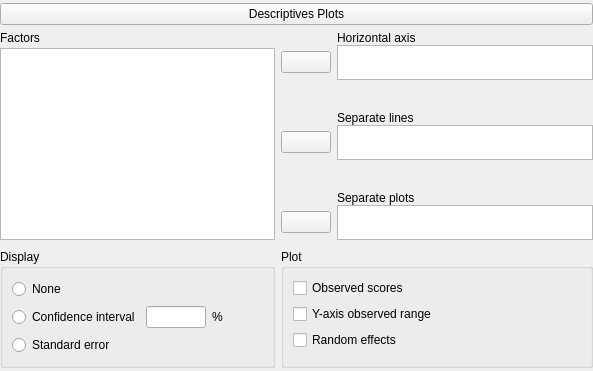
    <widget class="QWidget" name="containerDescriptivePlots" native="true">
     <layout class="QGridLayout" name="gridLayout_24">
      <property name="leftMargin">
       <number>0</number>
      </property>
      <property name="topMargin">
       <number>3</number>
      </property>
      <property name="rightMargin">
       <number>0</number>
      </property>
      <property name="bottomMargin">
       <number>3</number>
      </property>
      <item row="1" column="0">
       <widget class="QWidget" name="containerDescriptivesPlot" native="true">
        <layout class="QGridLayout" name="gridLayout_23">
         <property name="leftMargin">
          <number>0</number>
         </property>
         <property name="topMargin">
          <number>0</number>
         </property>
         <property name="rightMargin">
          <number>0</number>
         </property>
         <property name="bottomMargin">
          <number>0</number>
         </property>
         <item row="1" column="0">
          <widget class="BoundGroupBox" name="plotDisplay">
           <property name="title">
            <string>Display</string>
           </property>
           <property name="flat">
            <bool>true</bool>
           </property>
           <layout class="QGridLayout" name="gridLayout_21">
            <item row="0" column="3" rowspan="3">
             <spacer name="horizontalSpacer_4">
              <property name="orientation">
               <enum>Qt::Horizontal</enum>
              </property>
              <property name="sizeHint" stdset="0">
               <size>
                <width>40</width>
                <height>20</height>
               </size>
              </property>
             </spacer>
            </item>
            <item row="0" column="0">
             <widget class="QRadioButton" name="_1">
              <property name="sizePolicy">
               <sizepolicy hsizetype="Fixed" vsizetype="Fixed">
                <horstretch>0</horstretch>
                <verstretch>0</verstretch>
               </sizepolicy>
              </property>
              <property name="text">
               <string>None</string>
              </property>
             </widget>
            </item>
            <item row="1" column="1">
             <widget class="BoundTextBox" name="displayPlotInterval">
              <property name="enabled">
               <bool>true</bool>
              </property>
              <property name="minimumSize">
               <size>
                <width>60</width>
                <height>0</height>
               </size>
              </property>
              <property name="maximumSize">
               <size>
                <width>60</width>
                <height>16777215</height>
               </size>
              </property>
             </widget>
            </item>
            <item row="1" column="0">
             <widget class="QRadioButton" name="_2">
              <property name="sizePolicy">
               <sizepolicy hsizetype="Fixed" vsizetype="Fixed">
                <horstretch>0</horstretch>
                <verstretch>0</verstretch>
               </sizepolicy>
              </property>
              <property name="text">
               <string>Confidence interval</string>
              </property>
             </widget>
            </item>
            <item row="2" column="0">
             <widget class="QRadioButton" name="_3">
              <property name="sizePolicy">
               <sizepolicy hsizetype="Fixed" vsizetype="Fixed">
                <horstretch>0</horstretch>
                <verstretch>0</verstretch>
               </sizepolicy>
              </property>
              <property name="text">
               <string>Standard error</string>
              </property>
             </widget>
            </item>
            <item row="1" column="2">
             <widget class="QLabel" name="label_11">
              <property name="sizePolicy">
               <sizepolicy hsizetype="Fixed" vsizetype="Fixed">
                <horstretch>0</horstretch>
                <verstretch>0</verstretch>
               </sizepolicy>
              </property>
              <property name="text">
               <string>%</string>
              </property>
             </widget>
            </item>
           </layout>
          </widget>
         </item>
         <item row="0" column="1">
          <widget class="QWidget" name="widget_15" native="true">
           <layout class="QVBoxLayout" name="verticalLayout_6">
            <property name="leftMargin">
             <number>0</number>
            </property>
            <property name="topMargin">
             <number>0</number>
            </property>
            <property name="rightMargin">
             <number>0</number>
            </property>
            <property name="bottomMargin">
             <number>3</number>
            </property>
            <item>
             <widget class="QWidget" name="widget_19" native="true">
              <property name="sizePolicy">
               <sizepolicy hsizetype="Preferred" vsizetype="Preferred">
                <horstretch>0</horstretch>
                <verstretch>0</verstretch>
               </sizepolicy>
              </property>
              <layout class="QGridLayout" name="gridLayout_14">
               <property name="leftMargin">
                <number>0</number>
               </property>
               <property name="topMargin">
                <number>0</number>
               </property>
               <property name="rightMargin">
                <number>0</number>
               </property>
               <property name="bottomMargin">
                <number>0</number>
               </property>
               <property name="verticalSpacing">
                <number>0</number>
               </property>
               <item row="2" column="0">
                <widget class="AssignButton" name="buttonAssignHorizontalAxis">
                 <property name="sizePolicy">
                  <sizepolicy hsizetype="Fixed" vsizetype="Fixed">
                   <horstretch>0</horstretch>
                   <verstretch>0</verstretch>
                  </sizepolicy>
                 </property>
                 <property name="minimumSize">
                  <size>
                   <width>50</width>
                   <height>0</height>
                  </size>
                 </property>
                 <property name="maximumSize">
                  <size>
                   <width>50</width>
                   <height>16777215</height>
                  </size>
                 </property>
                 <property name="text">
                  <string/>
                 </property>
                </widget>
               </item>
               <item row="0" column="1">
                <widget class="QLabel" name="label_8">
                 <property name="sizePolicy">
                  <sizepolicy hsizetype="Fixed" vsizetype="Fixed">
                   <horstretch>0</horstretch>
                   <verstretch>0</verstretch>
                  </sizepolicy>
                 </property>
                 <property name="text">
                  <string>Horizontal axis</string>
                 </property>
                </widget>
               </item>
               <item row="2" column="1">
                <widget class="BoundListView" name="plotHorizontalAxis">
                 <property name="sizePolicy">
                  <sizepolicy hsizetype="Expanding" vsizetype="Fixed">
                   <horstretch>0</horstretch>
                   <verstretch>0</verstretch>
                  </sizepolicy>
                 </property>
                 <property name="maximumSize">
                  <size>
                   <width>16777215</width>
                   <height>35</height>
                  </size>
                 </property>
                </widget>
               </item>
              </layout>
             </widget>
            </item>
            <item>
             <spacer name="verticalSpacer_2">
              <property name="orientation">
               <enum>Qt::Vertical</enum>
              </property>
              <property name="sizeType">
               <enum>QSizePolicy::Expanding</enum>
              </property>
              <property name="sizeHint" stdset="0">
               <size>
                <width>20</width>
                <height>0</height>
               </size>
              </property>
             </spacer>
            </item>
            <item>
             <widget class="QWidget" name="widget_20" native="true">
              <property name="sizePolicy">
               <sizepolicy hsizetype="Preferred" vsizetype="Preferred">
                <horstretch>0</horstretch>
                <verstretch>0</verstretch>
               </sizepolicy>
              </property>
              <layout class="QGridLayout" name="gridLayout_15">
               <property name="leftMargin">
                <number>0</number>
               </property>
               <property name="topMargin">
                <number>0</number>
               </property>
               <property name="rightMargin">
                <number>0</number>
               </property>
               <property name="bottomMargin">
                <number>0</number>
               </property>
               <property name="verticalSpacing">
                <number>0</number>
               </property>
               <item row="1" column="1">
                <widget class="BoundListView" name="plotSeparateLines">
                 <property name="sizePolicy">
                  <sizepolicy hsizetype="Expanding" vsizetype="Fixed">
                   <horstretch>0</horstretch>
                   <verstretch>0</verstretch>
                  </sizepolicy>
                 </property>
                 <property name="maximumSize">
                  <size>
                   <width>16777215</width>
                   <height>35</height>
                  </size>
                 </property>
                </widget>
               </item>
               <item row="1" column="0">
                <widget class="AssignButton" name="buttonAssignSeperateLines">
                 <property name="sizePolicy">
                  <sizepolicy hsizetype="Fixed" vsizetype="Fixed">
                   <horstretch>0</horstretch>
                   <verstretch>0</verstretch>
                  </sizepolicy>
                 </property>
                 <property name="minimumSize">
                  <size>
                   <width>50</width>
                   <height>0</height>
                  </size>
                 </property>
                 <property name="maximumSize">
                  <size>
                   <width>50</width>
                   <height>16777215</height>
                  </size>
                 </property>
                 <property name="text">
                  <string/>
                 </property>
                </widget>
               </item>
               <item row="0" column="1">
                <widget class="QLabel" name="label_10">
                 <property name="sizePolicy">
                  <sizepolicy hsizetype="Fixed" vsizetype="Fixed">
                   <horstretch>0</horstretch>
                   <verstretch>0</verstretch>
                  </sizepolicy>
                 </property>
                 <property name="text">
                  <string>Separate lines</string>
                 </property>
                </widget>
               </item>
              </layout>
             </widget>
            </item>
            <item>
             <spacer name="verticalSpacer_4">
              <property name="orientation">
               <enum>Qt::Vertical</enum>
              </property>
              <property name="sizeType">
               <enum>QSizePolicy::Expanding</enum>
              </property>
              <property name="sizeHint" stdset="0">
               <size>
                <width>20</width>
                <height>0</height>
               </size>
              </property>
             </spacer>
            </item>
            <item>
             <widget class="QWidget" name="widget_22" native="true">
              <property name="sizePolicy">
               <sizepolicy hsizetype="Preferred" vsizetype="Preferred">
                <horstretch>0</horstretch>
                <verstretch>0</verstretch>
               </sizepolicy>
              </property>
              <layout class="QGridLayout" name="gridLayout_18">
               <property name="leftMargin">
                <number>0</number>
               </property>
               <property name="topMargin">
                <number>0</number>
               </property>
               <property name="rightMargin">
                <number>0</number>
               </property>
               <property name="bottomMargin">
                <number>0</number>
               </property>
               <property name="verticalSpacing">
                <number>0</number>
               </property>
               <item row="1" column="1">
                <widget class="BoundListView" name="plotSeparatePlots">
                 <property name="sizePolicy">
                  <sizepolicy hsizetype="Expanding" vsizetype="Fixed">
                   <horstretch>0</horstretch>
                   <verstretch>0</verstretch>
                  </sizepolicy>
                 </property>
                 <property name="maximumSize">
                  <size>
                   <width>16777215</width>
                   <height>35</height>
                  </size>
                 </property>
                </widget>
               </item>
               <item row="1" column="0">
                <widget class="AssignButton" name="buttonAssignSeperatePlots">
                 <property name="sizePolicy">
                  <sizepolicy hsizetype="Fixed" vsizetype="Fixed">
                   <horstretch>0</horstretch>
                   <verstretch>0</verstretch>
                  </sizepolicy>
                 </property>
                 <property name="minimumSize">
                  <size>
                   <width>50</width>
                   <height>0</height>
                  </size>
                 </property>
                 <property name="maximumSize">
                  <size>
                   <width>50</width>
                   <height>16777215</height>
                  </size>
                 </property>
                 <property name="text">
                  <string/>
                 </property>
                </widget>
               </item>
               <item row="0" column="1">
                <widget class="QLabel" name="label_13">
                 <property name="sizePolicy">
                  <sizepolicy hsizetype="Fixed" vsizetype="Fixed">
                   <horstretch>0</horstretch>
                   <verstretch>0</verstretch>
                  </sizepolicy>
                 </property>
                 <property name="text">
                  <string>Separate plots</string>
                 </property>
                </widget>
               </item>
              </layout>
             </widget>
            </item>
           </layout>
          </widget>
         </item>
         <item row="0" column="0">
          <widget class="QWidget" name="widget_17" native="true">
           <layout class="QGridLayout" name="gridLayout_11">
            <property name="leftMargin">
             <number>0</number>
            </property>
            <property name="topMargin">
             <number>0</number>
            </property>
            <property name="rightMargin">
             <number>0</number>
            </property>
            <property name="bottomMargin">
             <number>3</number>
            </property>
            <property name="horizontalSpacing">
             <number>0</number>
            </property>
            <property name="verticalSpacing">
             <number>3</number>
            </property>
            <item row="0" column="0">
             <widget class="QLabel" name="label_7">
              <property name="sizePolicy">
               <sizepolicy hsizetype="Fixed" vsizetype="Fixed">
                <horstretch>0</horstretch>
                <verstretch>0</verstretch>
               </sizepolicy>
              </property>
              <property name="text">
               <string>Factors</string>
              </property>
             </widget>
            </item>
            <item row="1" column="0">
             <widget class="AvailableFieldsListView" name="plotVariables">
              <property name="sizePolicy">
               <sizepolicy hsizetype="Expanding" vsizetype="Expanding">
                <horstretch>0</horstretch>
                <verstretch>0</verstretch>
               </sizepolicy>
              </property>
              <property name="maximumSize">
               <size>
                <width>16777215</width>
                <height>16777215</height>
               </size>
              </property>
             </widget>
            </item>
           </layout>
          </widget>
         </item>
         <item row="1" column="1">
          <widget class="GroupBox" name="plotsGroup_2">
           <property name="title">
            <string>Plot</string>
           </property>
           <layout class="QGridLayout" name="gridLayout_13">
            <item row="3" column="0" colspan="3">
             <widget class="BoundCheckBox" name="plotYaxisRange">
              <property name="sizePolicy">
               <sizepolicy hsizetype="Fixed" vsizetype="Fixed">
                <horstretch>0</horstretch>
                <verstretch>0</verstretch>
               </sizepolicy>
              </property>
              <property name="text">
               <string>Y-axis observed range</string>
              </property>
             </widget>
            </item>
            <item row="6" column="1">
             <widget class="QWidget" name="horizontalWidget_2" native="true">
              <property name="enabled">
               <bool>false</bool>
              </property>
              <layout class="QHBoxLayout" name="horizontalLayout_5">
               <property name="leftMargin">
                <number>0</number>
               </property>
               <property name="topMargin">
                <number>0</number>
               </property>
               <property name="rightMargin">
                <number>0</number>
               </property>
               <property name="bottomMargin">
                <number>0</number>
               </property>
              </layout>
             </widget>
            </item>
            <item row="2" column="0">
             <widget class="BoundCheckBox" name="plotObservedScores">
              <property name="sizePolicy">
               <sizepolicy hsizetype="Fixed" vsizetype="Fixed">
                <horstretch>0</horstretch>
                <verstretch>0</verstretch>
               </sizepolicy>
              </property>
              <property name="text">
               <string>Observed scores</string>
              </property>
             </widget>
            </item>
            <item row="4" column="0">
             <widget class="BoundCheckBox" name="plotRandomEffects">
              <property name="sizePolicy">
               <sizepolicy hsizetype="Fixed" vsizetype="Fixed">
                <horstretch>0</horstretch>
                <verstretch>0</verstretch>
               </sizepolicy>
              </property>
              <property name="text">
               <string>Random effects</string>
              </property>
             </widget>
            </item>
            <item row="2" column="1">
             <widget class="QWidget" name="widget_7" native="true"/>
            </item>
           </layout>
          </widget>
         </item>
        </layout>
       </widget>
      </item>
      <item row="0" column="0">
       <widget class="ExpanderButton" name="expanderDescriptivesPlot">
        <property name="enabled">
         <bool>true</bool>
        </property>
        <property name="sizePolicy">
         <sizepolicy hsizetype="Expanding" vsizetype="Fixed">
          <horstretch>0</horstretch>
          <verstretch>0</verstretch>
         </sizepolicy>
        </property>
        <property name="text">
         <string>Descriptives Plots</string>
        </property>
        <property name="default">
         <bool>false</bool>
        </property>
        <property name="flat">
         <bool>false</bool>
        </property>
       </widget>
      </item>
     </layout>
    </widget>
